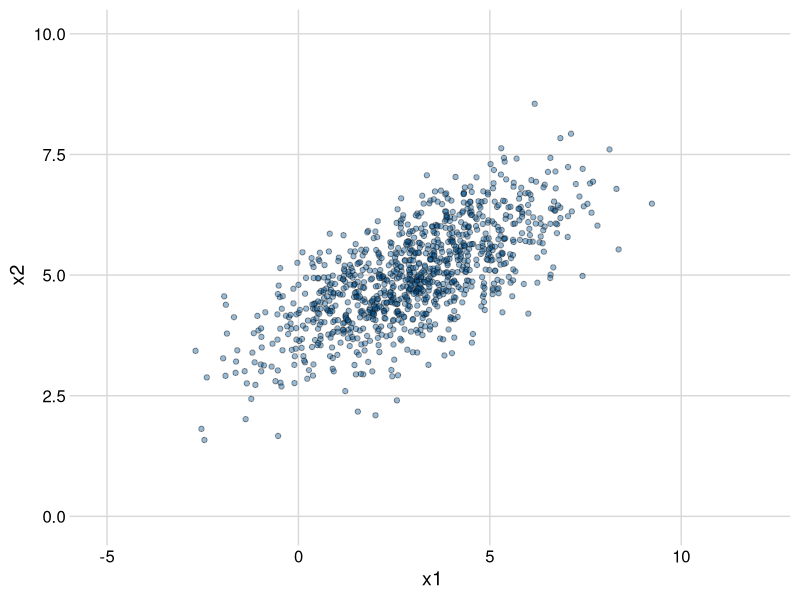

Recreate this plot in R.
## ---- chunk 1
knitr::opts_chunk$set(
  out.width = '100%'
)
## ---- chunk 2
library(tidyverse)
library(MASS)
## ---- chunk 3
# Set parameters
set.seed(7)

mean1 <- 3
mean2 <- 5

sd1 <- 2
sd2 <- 1
rho <- 0.7

# Compute the covariance from the variances and the correlation
cov <- rho * sd1 * sd2

# Generate 1000 draws
m <- mvrnorm(n = 1000, mu = c(mean1, mean2), Sigma = matrix(c(sd1^2, cov, cov, sd2^2), nrow=2))

# Set column names and convert to tibble
colnames(m) <- c("x1", "x2")
df <- as_tibble(m)

df %>%
  ggplot(aes(x=x1, y=x2)) +
  geom_point(alpha=0.4, fill="#005394", shape=21) +
  scale_x_continuous(limits=c(-5,12)) +
  scale_y_continuous(limits=c(0,10)) +
  cowplot::theme_minimal_grid()
## ---- chunk 4
# Test the equation for sd(X1+X2)

sd(m[,1] + m[,2])

sqrt(sd1^2 + sd2^2 + 2*cov)
